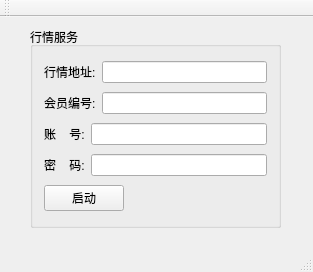
<?xml version="1.0" encoding="UTF-8"?>
<ui version="4.0">
 <class>CTPQuoteServerClass</class>
 <widget class="QMainWindow" name="CTPQuoteServerClass">
  <property name="geometry">
   <rect>
    <x>0</x>
    <y>0</y>
    <width>313</width>
    <height>272</height>
   </rect>
  </property>
  <property name="windowTitle">
   <string>CTPQuoteServer</string>
  </property>
  <property name="autoFillBackground">
   <bool>false</bool>
  </property>
  <widget class="QWidget" name="centralWidget">
   <widget class="QGroupBox" name="groupBox">
    <property name="geometry">
     <rect>
      <x>30</x>
      <y>10</y>
      <width>251</width>
      <height>201</height>
     </rect>
    </property>
    <property name="title">
     <string>行情服务</string>
    </property>
    <layout class="QVBoxLayout" name="verticalLayout">
     <item>
      <layout class="QHBoxLayout" name="horizontalLayout">
       <item>
        <widget class="QLabel" name="label">
         <property name="text">
          <string>行情地址:</string>
         </property>
        </widget>
       </item>
       <item>
        <widget class="QLineEdit" name="mdEdit"/>
       </item>
      </layout>
     </item>
     <item>
      <layout class="QHBoxLayout" name="horizontalLayout_3">
       <item>
        <widget class="QLabel" name="label_4">
         <property name="text">
          <string>会员编号:</string>
         </property>
        </widget>
       </item>
       <item>
        <widget class="QLineEdit" name="brokerIdEdit"/>
       </item>
      </layout>
     </item>
     <item>
      <layout class="QHBoxLayout" name="horizontalLayout_4">
       <item>
        <widget class="QLabel" name="label_6">
         <property name="text">
          <string>账    号:</string>
         </property>
        </widget>
       </item>
       <item>
        <widget class="QLineEdit" name="userIdEdit"/>
       </item>
      </layout>
     </item>
     <item>
      <layout class="QHBoxLayout" name="horizontalLayout_5">
       <item>
        <widget class="QLabel" name="label_8">
         <property name="text">
          <string>密    码:</string>
         </property>
        </widget>
       </item>
       <item>
        <widget class="QLineEdit" name="pwdEdit"/>
       </item>
      </layout>
     </item>
     <item>
      <layout class="QHBoxLayout" name="horizontalLayout_6">
       <item>
        <widget class="QPushButton" name="loginButton">
         <property name="text">
          <string>启动</string>
         </property>
        </widget>
       </item>
       <item>
        <spacer name="horizontalSpacer_2">
         <property name="orientation">
          <enum>Qt::Horizontal</enum>
         </property>
         <property name="sizeHint" stdset="0">
          <size>
           <width>28</width>
           <height>20</height>
          </size>
         </property>
        </spacer>
       </item>
      </layout>
     </item>
    </layout>
    <zorder></zorder>
    <zorder></zorder>
    <zorder></zorder>
    <zorder></zorder>
    <zorder></zorder>
   </widget>
  </widget>
  <widget class="QMenuBar" name="menuBar">
   <property name="geometry">
    <rect>
     <x>0</x>
     <y>0</y>
     <width>313</width>
     <height>23</height>
    </rect>
   </property>
  </widget>
  <widget class="QToolBar" name="mainToolBar">
   <attribute name="toolBarArea">
    <enum>TopToolBarArea</enum>
   </attribute>
   <attribute name="toolBarBreak">
    <bool>false</bool>
   </attribute>
  </widget>
  <widget class="QStatusBar" name="statusBar"/>
 </widget>
 <layoutdefault spacing="6" margin="11"/>
 <resources>
  <include location="CTPQuoteServer.qrc"/>
 </resources>
 <connections>
  <connection>
   <sender>loginButton</sender>
   <signal>clicked()</signal>
   <receiver>CTPQuoteServerClass</receiver>
   <slot>MDLogin()</slot>
   <hints>
    <hint type="sourcelabel">
     <x>614</x>
     <y>223</y>
    </hint>
    <hint type="destinationlabel">
     <x>445</x>
     <y>476</y>
    </hint>
   </hints>
  </connection>
 </connections>
 <slots>
  <slot>MDLogin()</slot>
 </slots>
</ui>
